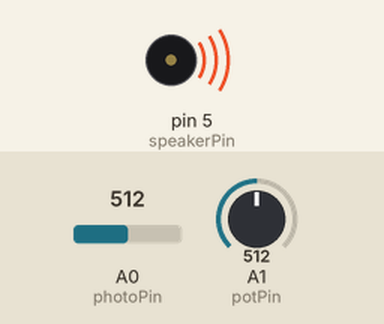
This sketch was run on a simulated Arduino Uno, built with avr-gcc and run on an emulated ATmega328P. Shown: buzzer (waves = sounding). The test bench sets the inputs (shaded band); at power-on: A0 (photoPin) = 512, A1 (potPin) = 512.

Above: at 1.3 s.
1.4 s: A0 (photoPin) set to 0
At 1.9 s:
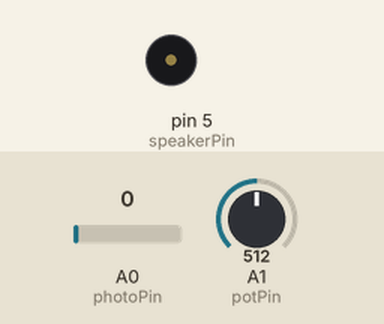
3.0 s: A0 (photoPin) set to 122
At 4.4 s:
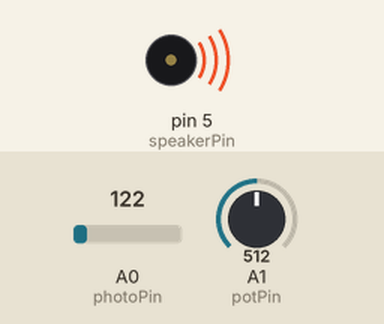
Timing chart, 0 to 6.0 s (numbered marks = the images above; inputs shaded):
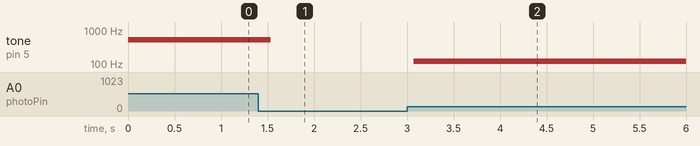

Measured:
- after the input at 1.4 s, tone on pin 5 (speakerPin): 512 Hz → silent after 0.14 s
- after the input at 3.0 s, tone on pin 5 (speakerPin): silent → 122 Hz after 0.07 s

The sketch:

battlemusicgenerator.ino
```cpp
const int speakerPin = 5;
const int photoPin = A0;
const int potPin = A1;

void setup()
{
 // Serial.begin(9600);
  pinMode(speakerPin, OUTPUT);
}

void loop()
{
  int photoVal = analogRead(photoPin);
  int potVal = analogRead(potPin);
  map(photoVal, 0, 1023, 100, 1500);
  map(potVal, 0, 1023, 0, 500);
  tone(speakerPin, photoVal);
  delay(potVal);
}
```
